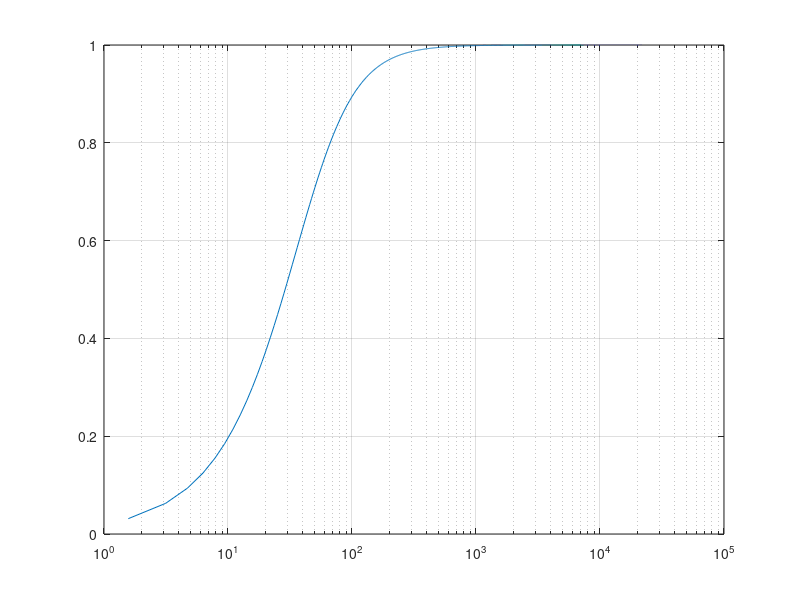

The MATLAB script that drew this image:
clc
pkg load signal

fs = 44100;

Sb = [1 10 0];
Sa = [1 110 1000];

[Zb, Za] = bilinear(Sb, Sa, 1/fs);

[h, w] = freqz(Zb, Za, fs);

semilogx(w * (fs/2), abs(h))
grid


